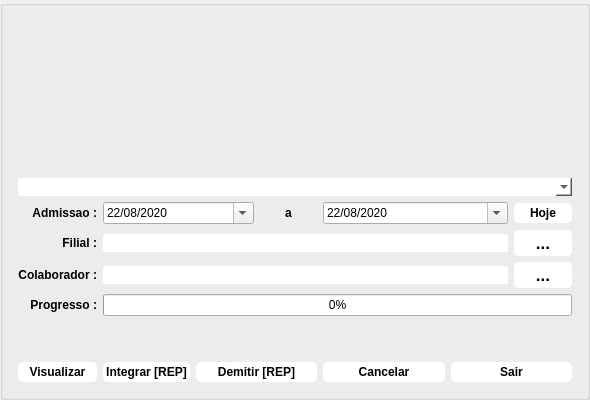
<?xml version="1.0" encoding="UTF-8"?>
<ui version="4.0">
 <class>DesktopHome</class>
 <widget class="QWidget" name="DesktopHome">
  <property name="geometry">
   <rect>
    <x>0</x>
    <y>0</y>
    <width>590</width>
    <height>400</height>
   </rect>
  </property>
  <property name="minimumSize">
   <size>
    <width>590</width>
    <height>400</height>
   </size>
  </property>
  <property name="maximumSize">
   <size>
    <width>590</width>
    <height>400</height>
   </size>
  </property>
  <property name="windowTitle">
   <string>Integração de Colaboradores REP</string>
  </property>
  <property name="styleSheet">
   <string notr="true">.QWidget {
	background-image: url(:/img/fundoBG.png);
}

QGroupBox {
	background-image: url(:/img/fundoBG.png);
}


/* Nice Windows-XP-style password character. */
QLineEdit[echoMode=&quot;2&quot;] {
    lineedit-password-character: 9679;
}

/* We provide a min-width and min-height for push buttons
   so that they look elegant regardless of the width of the text. */
QPushButton {
    background-color: #FFFFFF;
    border-width: 0px;
    border-color: #FF3300;
    border-style: solid;
    border-radius: 5;
    padding: 3px;
    min-width: 9ex;
    min-height: 2.5ex;
}

QPushButton:hover {
   background-color: #66CCFF;
}

/* Increase the padding, so the text is shifted when the button is
   pressed. */
QPushButton:pressed {
    padding-left: 5px;
    padding-top: 5px;
    background-color: #66FFFF;
}

QLabel, QAbstractButton {
    font: bold;
}

/* Mark mandatory fields with a brownish color. */
.mandatory {
    color: #66CCFF;
}

/* Custumizando combobox*/
QComboBox {
}
/* Bold text on status bar looks awful. */
QStatusBar QLabel {
   font: normal;
}

QStatusBar::item {
    border-width: 0;
    border-color: #FF3300;
    border-style: solid;
    border-radius: 1;
}

QComboBox, QLineEdit, QSpinBox, QTextEdit, QListView {
    background-color: #FFFFFF;
    selection-color: #003399; 
    selection-background-color: #66FFFF;
}

QListView {
    show-decoration-selected: 1;
}

QListView::item:hover {
    background-color: #66FFFF;
}

/* We reserve 1 pixel space in padding. When we get the focus,
   we kill the padding and enlarge the border. This makes the items
   glow. */
QLineEdit, QFrame, QComboBox, SpinBox, CheckBox {
    border-width: 0px;
    padding: 1px;
    border-style: solid;
    border-color: #FF3300;
    border-radius: 2px;
}

/* As mentioned above, eliminate the padding and increase the border. */
QLineEdit:focus, QFrame:focus {
    border-width: 0.5px;
    padding: 0px;
}

/* A QLabel is a QFrame ... */
QLabel {
    border: none;
    padding: 0;
    background: none;
}

/* A QToolTip is a QLabel ... */
QToolTip {
    border: 1px solid #FF3300;
    padding: 5px;
    border-radius: 3px;
    opacity: 200;
}

/* Nice to have the background color change when hovered. */
QRadioButton:hover, QCheckBox:hover {
    background-color: #99CCFF;
}

/* Force the dialog's buttons to follow the Windows guidelines. */
QDialogButtonBox {
    button-layout: 0;
}


</string>
  </property>
  <layout class="QGridLayout" name="gridLayoutDesktopHome">
   <property name="leftMargin">
    <number>0</number>
   </property>
   <property name="topMargin">
    <number>0</number>
   </property>
   <property name="rightMargin">
    <number>0</number>
   </property>
   <property name="bottomMargin">
    <number>0</number>
   </property>
   <property name="spacing">
    <number>0</number>
   </property>
   <item row="0" column="0">
    <widget class="QGroupBox" name="grupoPrincipal">
     <property name="styleSheet">
      <string notr="true"/>
     </property>
     <property name="title">
      <string/>
     </property>
     <layout class="QGridLayout" name="gridLayout_2">
      <item row="1" column="0">
       <layout class="QGridLayout" name="gridLayout">
        <property name="leftMargin">
         <number>6</number>
        </property>
        <property name="topMargin">
         <number>6</number>
        </property>
        <property name="rightMargin">
         <number>6</number>
        </property>
        <property name="bottomMargin">
         <number>6</number>
        </property>
        <property name="spacing">
         <number>6</number>
        </property>
        <item row="8" column="4" colspan="2">
         <widget class="QPushButton" name="botaoCancelar">
          <property name="text">
           <string>Cancelar</string>
          </property>
         </widget>
        </item>
        <item row="8" column="1">
         <widget class="QPushButton" name="botaoIntegrar">
          <property name="text">
           <string>Integrar [REP]</string>
          </property>
         </widget>
        </item>
        <item row="2" column="4" colspan="3">
         <widget class="QDateEdit" name="dataFinal">
          <property name="buttonSymbols">
           <enum>QAbstractSpinBox::UpDownArrows</enum>
          </property>
          <property name="displayFormat">
           <string>dd/MM/yyyy</string>
          </property>
          <property name="calendarPopup">
           <bool>true</bool>
          </property>
          <property name="date">
           <date>
            <year>2020</year>
            <month>8</month>
            <day>22</day>
           </date>
          </property>
         </widget>
        </item>
        <item row="3" column="0">
         <widget class="QLabel" name="label_3">
          <property name="text">
           <string>Filial :</string>
          </property>
          <property name="alignment">
           <set>Qt::AlignRight|Qt::AlignTrailing|Qt::AlignVCenter</set>
          </property>
         </widget>
        </item>
        <item row="2" column="0">
         <widget class="QLabel" name="label_2">
          <property name="text">
           <string>Admissao :</string>
          </property>
          <property name="alignment">
           <set>Qt::AlignRight|Qt::AlignTrailing|Qt::AlignVCenter</set>
          </property>
         </widget>
        </item>
        <item row="4" column="0">
         <widget class="QLabel" name="label">
          <property name="text">
           <string>Colaborador :</string>
          </property>
          <property name="alignment">
           <set>Qt::AlignRight|Qt::AlignTrailing|Qt::AlignVCenter</set>
          </property>
         </widget>
        </item>
        <item row="3" column="7">
         <widget class="QPushButton" name="botaoPesquisaFilial">
          <property name="font">
           <font>
            <pointsize>13</pointsize>
            <weight>75</weight>
            <italic>false</italic>
            <bold>true</bold>
           </font>
          </property>
          <property name="text">
           <string>...</string>
          </property>
         </widget>
        </item>
        <item row="2" column="7">
         <widget class="QPushButton" name="botaoAplicarData">
          <property name="text">
           <string>Hoje</string>
          </property>
         </widget>
        </item>
        <item row="8" column="6" colspan="2">
         <widget class="QPushButton" name="botaoSair">
          <property name="text">
           <string>Sair</string>
          </property>
         </widget>
        </item>
        <item row="3" column="1" colspan="6">
         <widget class="QLineEdit" name="campoCodigoFilial">
          <property name="inputMask">
           <string/>
          </property>
         </widget>
        </item>
        <item row="8" column="2" colspan="2">
         <widget class="QPushButton" name="botaoDemitir">
          <property name="text">
           <string>Demitir [REP]</string>
          </property>
         </widget>
        </item>
        <item row="2" column="3">
         <widget class="QLabel" name="label_4">
          <property name="text">
           <string>a</string>
          </property>
          <property name="alignment">
           <set>Qt::AlignCenter</set>
          </property>
         </widget>
        </item>
        <item row="4" column="1" colspan="6">
         <widget class="QLineEdit" name="campoCodigoColaborador"/>
        </item>
        <item row="4" column="7">
         <widget class="QPushButton" name="botaoPesquisaColaborador">
          <property name="font">
           <font>
            <pointsize>13</pointsize>
            <weight>75</weight>
            <italic>false</italic>
            <bold>true</bold>
           </font>
          </property>
          <property name="text">
           <string>...</string>
          </property>
         </widget>
        </item>
        <item row="8" column="0">
         <widget class="QPushButton" name="botaoVisulizar">
          <property name="text">
           <string>Visualizar</string>
          </property>
         </widget>
        </item>
        <item row="1" column="0" colspan="8">
         <widget class="QComboBox" name="comboBoxEmpresas"/>
        </item>
        <item row="2" column="1" colspan="2">
         <widget class="QDateEdit" name="dataInicial">
          <property name="buttonSymbols">
           <enum>QAbstractSpinBox::UpDownArrows</enum>
          </property>
          <property name="displayFormat">
           <string>dd/MM/yyyy</string>
          </property>
          <property name="calendarPopup">
           <bool>true</bool>
          </property>
          <property name="date">
           <date>
            <year>2020</year>
            <month>8</month>
            <day>22</day>
           </date>
          </property>
         </widget>
        </item>
        <item row="7" column="0" colspan="8">
         <spacer name="verticalSpacer_2">
          <property name="orientation">
           <enum>Qt::Vertical</enum>
          </property>
          <property name="sizeHint" stdset="0">
           <size>
            <width>20</width>
            <height>40</height>
           </size>
          </property>
         </spacer>
        </item>
        <item row="5" column="0">
         <widget class="QLabel" name="label_5">
          <property name="text">
           <string>Progresso :</string>
          </property>
          <property name="alignment">
           <set>Qt::AlignRight|Qt::AlignTrailing|Qt::AlignVCenter</set>
          </property>
         </widget>
        </item>
        <item row="5" column="1" colspan="7">
         <widget class="QProgressBar" name="barraProgresso">
          <property name="value">
           <number>0</number>
          </property>
         </widget>
        </item>
       </layout>
      </item>
      <item row="0" column="0">
       <spacer name="verticalSpacer">
        <property name="orientation">
         <enum>Qt::Vertical</enum>
        </property>
        <property name="sizeHint" stdset="0">
         <size>
          <width>20</width>
          <height>40</height>
         </size>
        </property>
       </spacer>
      </item>
     </layout>
    </widget>
   </item>
  </layout>
 </widget>
 <tabstops>
  <tabstop>dataInicial</tabstop>
  <tabstop>dataFinal</tabstop>
  <tabstop>campoCodigoFilial</tabstop>
  <tabstop>campoCodigoColaborador</tabstop>
  <tabstop>botaoVisulizar</tabstop>
  <tabstop>botaoIntegrar</tabstop>
  <tabstop>botaoDemitir</tabstop>
  <tabstop>botaoCancelar</tabstop>
  <tabstop>botaoSair</tabstop>
  <tabstop>comboBoxEmpresas</tabstop>
  <tabstop>botaoAplicarData</tabstop>
  <tabstop>botaoPesquisaFilial</tabstop>
  <tabstop>botaoPesquisaColaborador</tabstop>
 </tabstops>
 <resources/>
 <connections/>
</ui>
